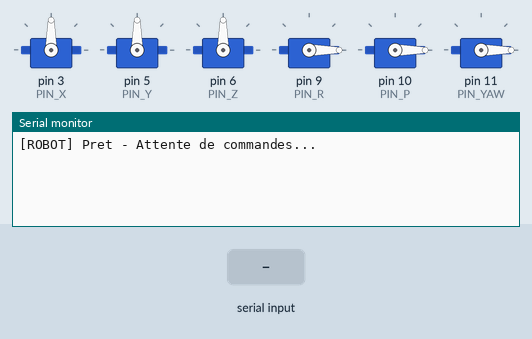
This sketch was run on a simulated Arduino Uno, built with avr-gcc and run on an emulated ATmega328P. Shown: 6 × servo, the last lines printed to the serial monitor. The test bench sets the inputs (shaded band).

Above: at 1.2 s.
1.3 s: "90,45\n" received over Serial
At 2.5 s:
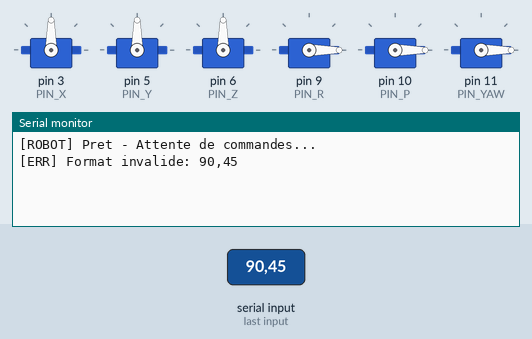
2.8 s: byte 10 ('\n') received over Serial
At 3.8 s:
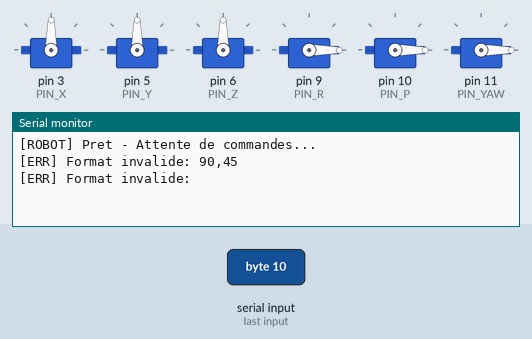

The sketch:

robotArm.ino
```cpp
// robotArm.ino
// Code Arduino Uno pour bras robotisé téléchirurgical
// 6 servomoteurs sur pins 3, 5, 6, 9, 10, 11

#include <Servo.h>

Servo servoX, servoY, servoZ, servoR, servoP, servoYaw;

const int PIN_X = 3;
const int PIN_Y = 5;
const int PIN_Z = 6;
const int PIN_R = 9;
const int PIN_P = 10;
const int PIN_YAW = 11;

const int MIN_ANGLE = 0;
const int MAX_ANGLE = 180;

char buffer[64];
int idx = 0;

void setup() {
  Serial.begin(115200);

  servoX.attach(PIN_X);
  servoY.attach(PIN_Y);
  servoZ.attach(PIN_Z);
  servoR.attach(PIN_R);
  servoP.attach(PIN_P);
  servoYaw.attach(PIN_YAW);

  // Position initiale sécurisée
  setAllServos(90, 90, 90, 0, 0, 0);

  Serial.println("[ROBOT] Pret - Attente de commandes...");
}

void loop() {
  while (Serial.available() > 0) {
    char c = Serial.read();

    if (c == '\n' || idx >= 63) {
      buffer[idx] = '\0';
      processCommand(buffer);
      idx = 0;
    } else {
      buffer[idx++] = c;
    }
  }
}

void processCommand(char* cmd) {
  int x, y, z, r, p, yaw;

  // Parsing rapide avec sscanf
  int parsed = sscanf(cmd, "X:%d,Y:%d,Z:%d,R:%d,P:%d,Y:%d", &x, &y, &z, &r, &p, &yaw);

  if (parsed == 6) {
    // Protection limites 0-180°
    x = constrain(x, MIN_ANGLE, MAX_ANGLE);
    y = constrain(y, MIN_ANGLE, MAX_ANGLE);
    z = constrain(z, MIN_ANGLE, MAX_ANGLE);
    r = constrain(r, MIN_ANGLE, MAX_ANGLE);
    p = constrain(p, MIN_ANGLE, MAX_ANGLE);
    yaw = constrain(yaw, MIN_ANGLE, MAX_ANGLE);

    setAllServos(x, y, z, r, p, yaw);

    // ACK rapide
    Serial.print("[ACK] Position: X=");
    Serial.print(x);
    Serial.print(" Y=");
    Serial.print(y);
    Serial.print(" Z=");
    Serial.println(z);
  } else {
    Serial.print("[ERR] Format invalide: ");
    Serial.println(cmd);
  }
}

void setAllServos(int x, int y, int z, int r, int p, int yaw) {
  servoX.write(x);
  servoY.write(y);
  servoZ.write(z);
  servoR.write(r);
  servoP.write(p);
  servoYaw.write(yaw);
}
```

Measured:
- after the input at 1.3 s, the serial monitor: prints a new line at once (image 1)
- after the input at 2.8 s, the serial monitor: prints a new line at once (image 2)
